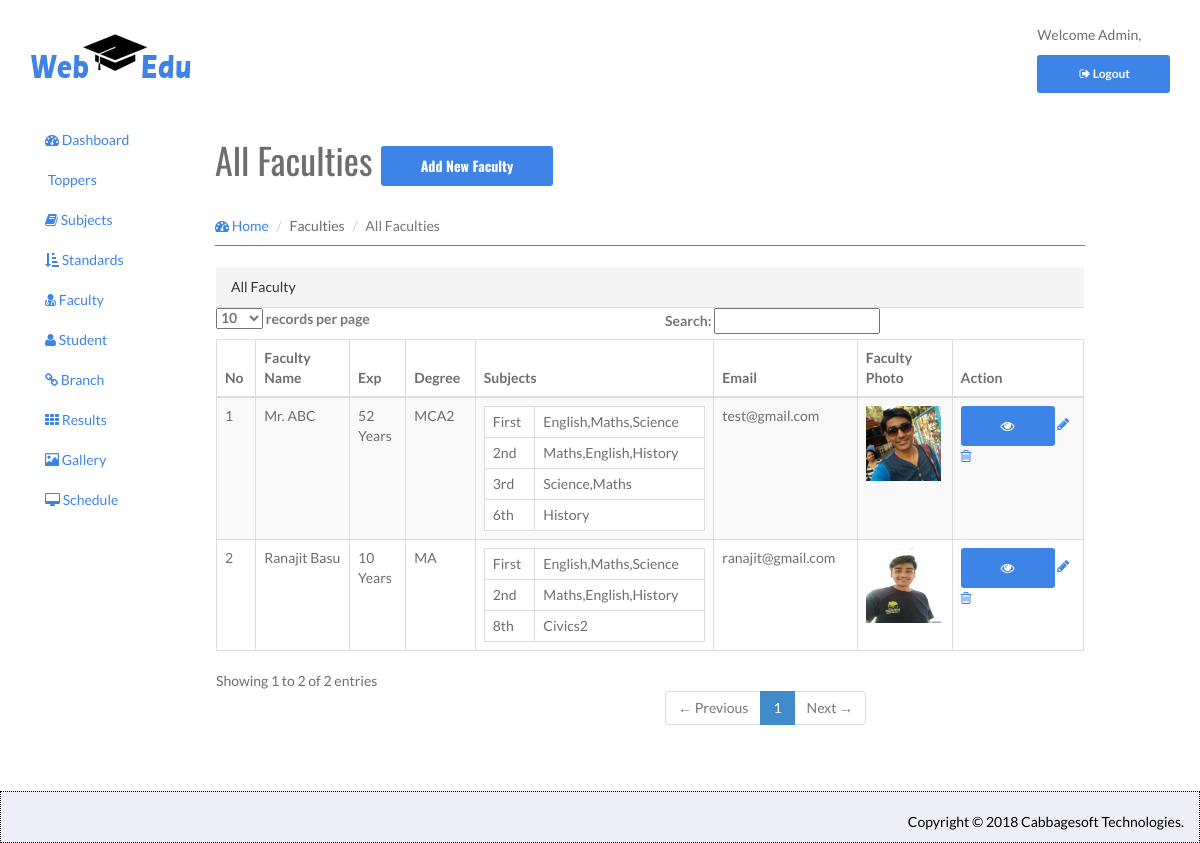
Before: /admin/index.php/faculty_controller/ViewFaculty with the older database file.
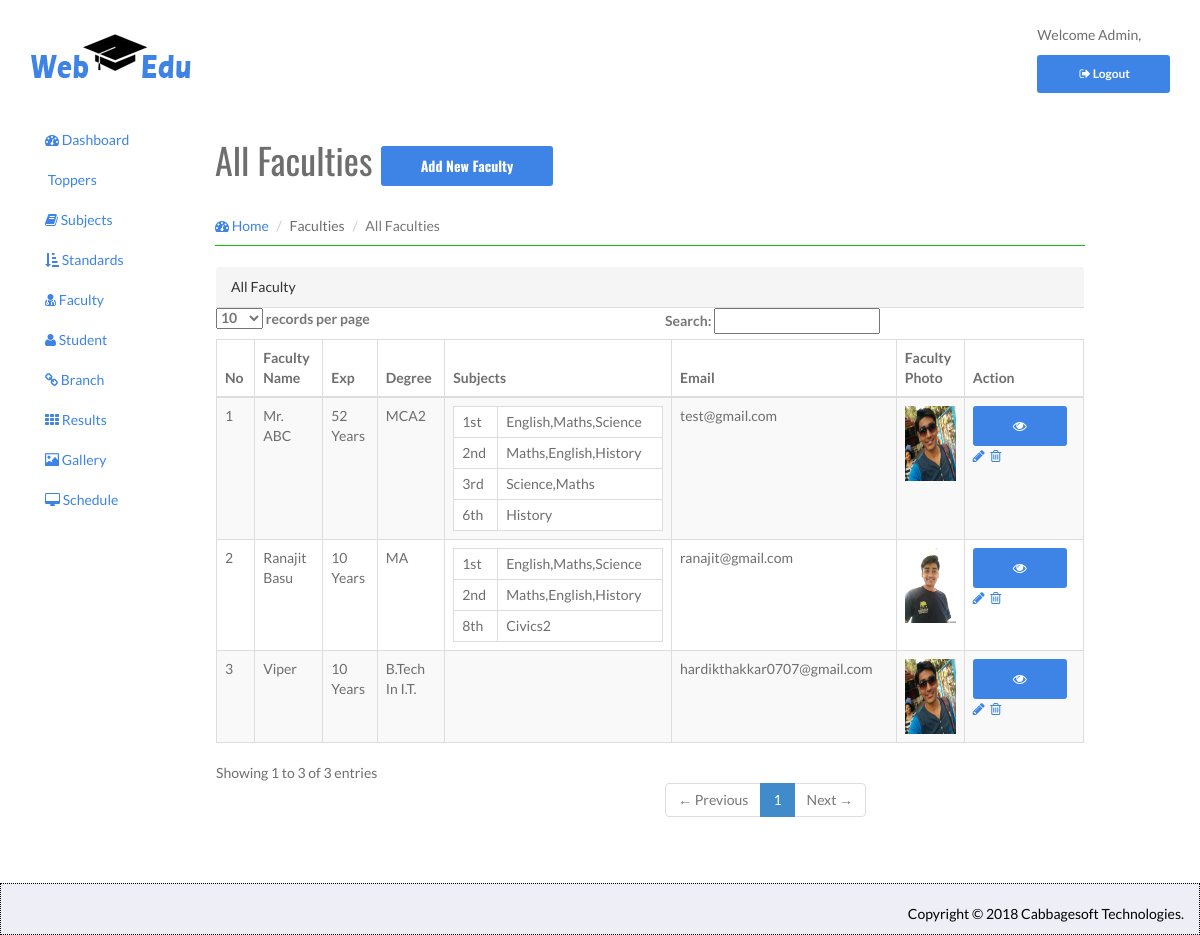
After: the same page with the newer database file.
### tables this page shows
CREATE TABLE `faculty_mst` (
  `faculty_id` int(11) NOT NULL,
  `faculty_name` varchar(250) NOT NULL,
  `experience` varchar(250) NOT NULL,
  `degree` varchar(250) NOT NULL,
  `achievment` varchar(250) NOT NULL,
  `description` longtext NOT NULL,
  `email` varchar(250) NOT NULL,
  `password` varchar(250) NOT NULL,
  `photo` varchar(200) NOT NULL,
  `contact_no` varchar(50) NOT NULL,
  `gender` varchar(50) NOT NULL,
  `active` bit(1) NOT NULL
);

CREATE TABLE `faculty_std_sub` (
  `faculty_std_sub_id` int(11) NOT NULL,
  `faculty_id` int(11) NOT NULL,
  `standard_id` int(11) NOT NULL,
  `subjects` varchar(250) NOT NULL
);

CREATE TABLE `standard_mst` (
  `standard_id` int(11) NOT NULL,
  `standard` varchar(250) DEFAULT NULL
);

### admin/application/controllers/Faculty_Controller.php (called while the page is built, shortened)
<?php
class Faculty_Controller extends CI_Controller {
    function __construct() {
        $this->load->model('Faculty_Model');
    }
    public function ViewFaculty() {
        $result['AllFaculties'] = $this->Faculty_Model->FetchAllFaculties();
        foreach($result['AllFaculties'] as $faculty) {
            $result['s_'.$faculty->faculty_id] = $this->Faculty_Model->FacultyWiseSubjects($faculty->faculty_id);
        }
        $this->load->view('ViewFaculty', $result);
    }
}

### admin/index.php (called while the page is built, shortened)
<?php
require_once BASEPATH.'core/CodeIgniter.php';

### admin/application/models/Faculty_Model.php (called while the page is built, shortened)
<?php
class Faculty_Model extends CI_Model {
    public function FetchAllFaculties() {
        $this->db->select('*');
        $result = $this->db->get('faculty_mst');
        return $result->result();
    }
    public function FacultyWiseSubjects($id) {
        $this->db->select('*');
        $this->db->join('standard_mst s','f.standard_id = s.standard_id');
        $this->db->where('faculty_id',$id);
        $q = $this->db->get('faculty_std_sub f');
        return $q->result();
    }
}
?>

### admin/application/views/ViewFaculty.php (the view, shortened to what the changed rows need)
<!DOCTYPE html>
<head>
</head>
<body>
    <div id="wrapper">
        <div class="container col-sm-9">
        <div id="page-wrapper">
            <div class="row">
                <div class="col-lg-12">
                    <div class="page-header">
                        <h1 class="heading">All Faculties <a href="<?php echo base_url("index.php/Faculty_Controller/AddFaculty"); ?>" class="btn btn-info">Add New Faculty</a></h1>
                      </div>
                </div></div>
            </div>
            <div class="row">
                <div class="col-lg-12">
                    <div class="panel panel-default">
                            <div class="panel-body">
                                <div class="table-responsive">
                                    <table id="example" class="table table-striped table-bordered table-hover">
                                        <thead>
                                            <tr>
                                                <th>No</th>
                                                <th>Faculty Name</th>
                                                <th>Exp</th>
                                                <th>Degree</th>
                                                <th>Subjects</th>
                                                <th>Email</th>
                                                <th>Faculty Photo</th>
                                                <th>Action</th>
                                            </tr>
                                        </thead>
                                            <?php if (isset($AllFaculties)) { ?>
                                            <tbody>
                                                <?php
                                                $no = 1;
                                                foreach ($AllFaculties as $value) {
                                                    $faculties = 's_'.$value->faculty_id;
                                                ?>
                                                    <tr>
                                                        <td><?php echo $no;
                                                    $no++;
                                                    ?></td>
                                                        <td><?php echo $value->faculty_name ?></td>
                                                        <td><?php echo $value->experience. " Years"; ?> </td>
                                                        <td><?php echo $value->degree; ?></td>
                                                        <td>
                                                            <?php if(count($$faculties) > 1) { ?>
                                                            <table class="table table-bordered subject">
                                                            <?php foreach ($$faculties as $faculty) {
                                                                echo "<tr>";
                                                                echo "<td>".$faculty->standard."</td>";
                                                                echo "<td>".$faculty->subjects."</td>";
                                                                echo "</tr>";
                                                            } ?>
                                                            </table>
                                                            <?php } else {
                                                            foreach ($$faculties as $faculty) {
                                                                echo $faculty->standard." : ".$faculty->subjects;
                                                            } } ?>
                                                        </td>
                                                        <td><?php echo $value->email;?></td>
                                                        <td><img src=" <?php echo base_url("panel/img/Faculty/$value->photo");?>" width="75px" height="75px"></td>
                                                        <td>
                                                            <?php if($value->active=='0') {?>
                                                            <a class="btn btn-info" href="<?php echo base_url("index.php/Faculty_Controller/activedeactive/$value->faculty_id/$value->active");?>" data-toggle="tooltip" data-placement="top" title="Hide"> <i class="fa fa-eye-slash"></i></a>
                                                            <?php }  else {?>
                                                                <a class="btn btn-info" href="<?php echo base_url("index.php/Faculty_Controller/activedeactive/$value->faculty_id/$value->active");?>" data-toggle="tooltip" data-placement="top" title="Hide"> <i class="fa fa-eye"></i></a>
                                                               <?php }?>
                                                            <a href="<?php echo base_url("index.php/Faculty_Controller/EditFaculty/$value->faculty_id");?>"><i class="fa fa-pencil update" data-toggle="tooltip" data-placement="top" title="Edit"></i></a>&nbsp;
                                                            <a  onclick="return confirm('Are You Sure Remove This Record ');" href="<?php echo base_url("index.php/Faculty_Controller/Deletefaculty/$value->faculty_id");?>" data-toggle="tooltip" data-placement="top" title="Delete">
                                                                <i class="fa fa-trash-o delete"></i>
                                                            </a>
                                                        </td>
                                                </tr>
    <?php } ?>
                                        </tbody>
<?php } ?>
                                </table>
                            </div>
                        </div>
                    </div>
                </div>
            </div>
        </div>
    </div>
</body>
</html>

Changed rows visible on the page:
changed through a linked row, faculty_std_sub (number 1 of 7 on the later page): standard.standard "First" → "1st"
changed through a linked row, faculty_std_sub (number 5 of 7 on the later page): standard.standard "First" → "1st"
added faculty_mst: faculty_name "Viper", experience "10", degree "B.Tech In I.T.", email "hardikthakkar0707@gmail.com", photo (picture)
Other visible differences:
text written by a page script: "records per page Search: Showing 1 to 2 of 2 entries ← Previous 1 Next →" → "records per page Search: Showing 1 to 3 of 3 entries ← Previous 1 Next →"
